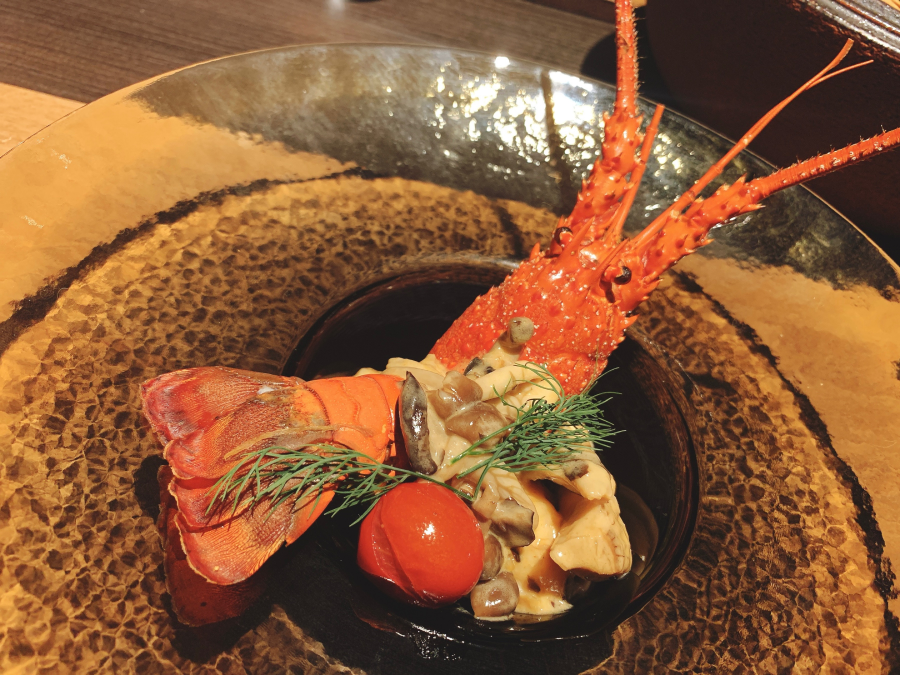
#> input picture エビ/元画像.jpg, 3600 x 2700 px, found by its file name (shown at 1/4 size)
$ python resize.py
#> lines starting #> are read from the running program, lines starting #| are printed output that depends on the picture
from PIL import Image

img = Image.open('元画像.jpg')
#> img is the input picture: PIL image 3600x2700 RGB; mean R, G, B 140.6, 91.6, 55.7

Lsize = (600, 450) if img.width > img.height else (450, 600)
#> Lsize = (600, 450)
L2size = (1200, 900) if img.width > img.height else (900, 1200)
#> L2size = (1200, 900)
L3size = (1800, 1350) if img.width > img.height else (1350, 1800)
#> L3size = (1800, 1350)

img.resize(Lsize, Image.BICUBIC).save('L_バイキュービック.jpg', img.format, quality=80)
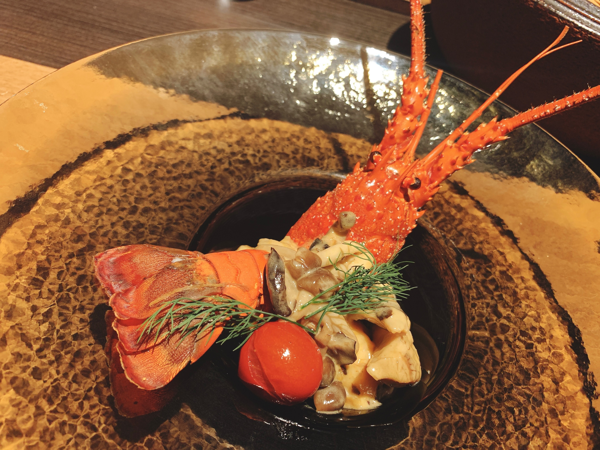
#> saved as L_バイキュービック.jpg: PIL image 600x450 RGB; mean R, G, B 140.6, 91.6, 55.7

img.resize(L2size, Image.LANCZOS).save('2L_ランチョス_Q80.jpg', img.format, quality=80)
img.resize(L2size, Image.LANCZOS).save('2L_ランチョス_Q85.jpg', img.format, quality=85)
img.resize(L3size, Image.LANCZOS).save('3L_ランチョス_Q85.jpg', img.format, quality=85)

img.resize(Lsize, Image.LANCZOS).save('L_ランチョス_Q80.jpg', img.format, quality=80)
img.resize(Lsize, Image.LANCZOS).save('L_ランチョス_Q85.jpg', img.format, quality=85)
img.resize(Lsize, Image.LANCZOS).save('L_ランチョス_Q90.jpg', img.format, quality=90)
img.resize(Lsize, Image.LANCZOS).save('L_ランチョス_Q95.jpg', img.format, quality=95)
